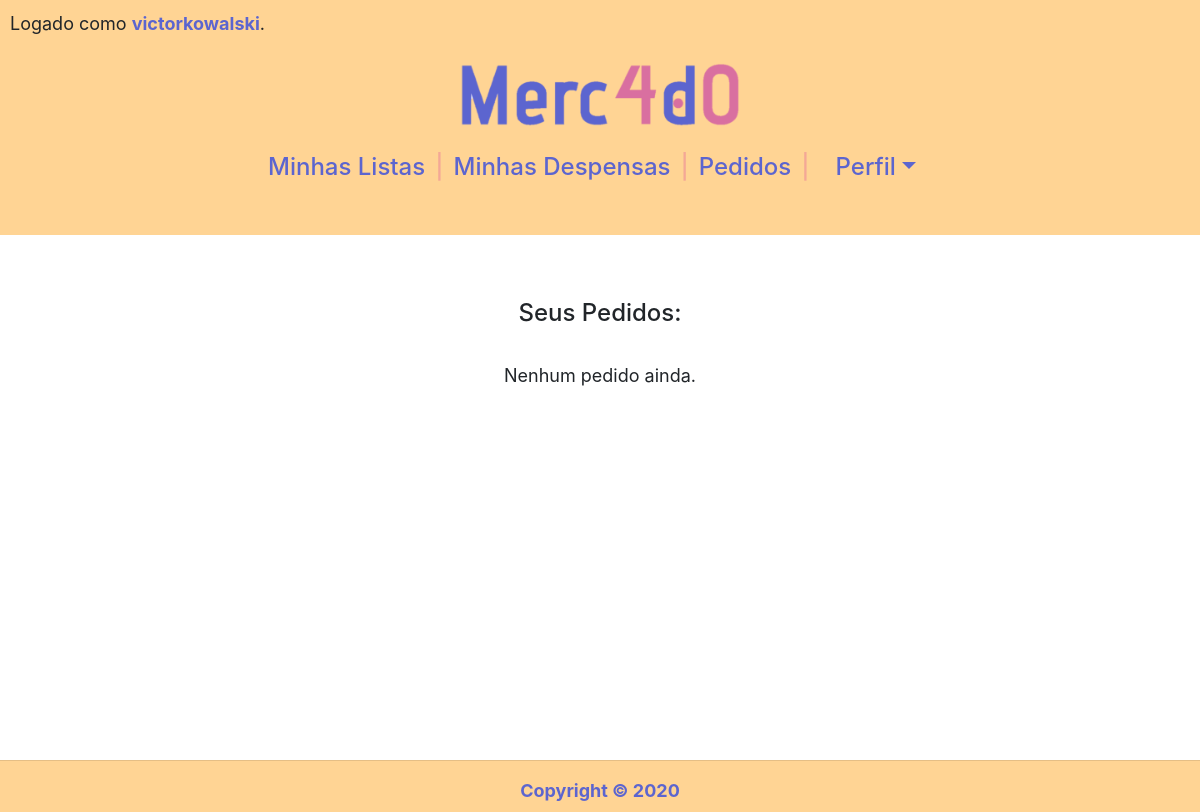
The app's page /historico (signed in), older data.
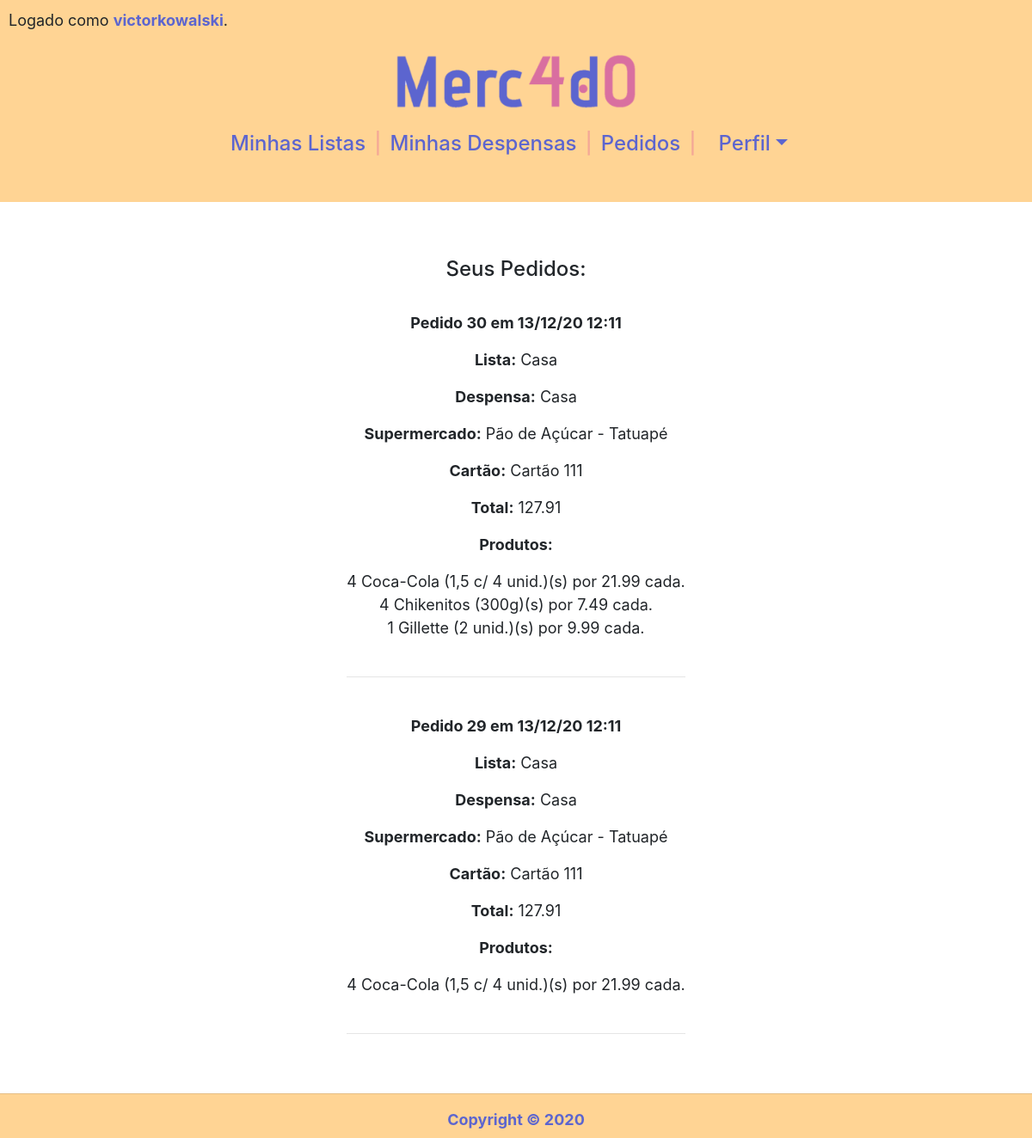
The same page, newer data.
### compras/models.py (models this page shows, shortened)
class Usuario(AbstractUser):
    cpf = models.CharField(max_length=11)

class Historico(models.Model):
    lista =  models.CharField(max_length=50)
    acompanhamento =  models.CharField(max_length=50, blank=True)
    supermercado = models.CharField(max_length=100)
    cartao = models.CharField(max_length=20)
    endereco = models.CharField(max_length=500)
    data = models.DateTimeField(default=timezone.now)
    total = models.DecimalField(max_digits=10, decimal_places=2)
    usuario = models.ForeignKey(Usuario,
                                on_delete=models.CASCADE,
                                related_name="historicos")

class ProdutoHistorico(models.Model):
    historico = models.ForeignKey(Historico, on_delete=models.CASCADE, related_name="produtos")
    produto = models.CharField(max_length=50)
    quantidade = models.PositiveIntegerField()
    preco = models.DecimalField(max_digits=10, decimal_places=2)

### compras/views.py (the view)
# urls.py: path("historico", views.historico, name="historico"),
@login_required(login_url='login')
def historico(request):
    if request.method == "GET":
        return render(request, "compras/historico.html",{
            'historicos': Historico.objects.filter(usuario=request.user).reverse()
        })
    else:
        return render(request, "compras/historico.html")

### compras/templates/compras/historico.html
{% extends "compras/layout.html" %}
{% block body %}
<h4>Seus Pedidos:</h4>
<br>
<ul>
{% for historico in historicos reversed %}
    <li>
        <b><p>Pedido {{ historico.id }} em {{ historico.data|date:"d/m/y H:i" }}</p></b>
        <p><b>Lista:</b> {{ historico.lista }}</p>
        <p><b>Despensa:</b> {{ historico.acompanhamento }}</p>
        <p><b>Supermercado:</b> {{ historico.supermercado }}</p>
        <p><b>Cartão:</b> {{ historico.cartao }}</p>
        <p><b>Total:</b> {{ historico.total }}</p>
        <p><b>Produtos:</b></p>
        <ul>
            {% for item in historico.produtos.all %}
                <li>{{ item.quantidade }} {{ item.produto }}(s) por {{ item.preco }} cada.</li>
            {% endfor %}
        </ul>
    </li>
    <br><hr><br>
{% empty %}
    <p">Nenhum pedido ainda.</p>
{% endfor %}
</ul>
{% endblock %}

### compras/templates/compras/layout.html (shortened to what this page needs)
{% load static %}
<!DOCTYPE html>
<html lang="en">
<head>
    <link rel="stylesheet" href="https://cdn.jsdelivr.net/npm/bootstrap@4.5.3/dist/css/bootstrap.min.css">
    <link rel="stylesheet" href="{% static 'compras/styles.css' %}">
    <link rel="stylesheet" href="https://cdn.jsdelivr.net/npm/bootstrap-select@1.13.14/dist/css/bootstrap-select.min.css">
</head>
<body>
    <main>
        <header>
        <section>
            {% if user.is_authenticated %}
            <p>Logado como <a id="username" href="{% url 'conta' %}">{{ user.username }}</a>.</p>
            {% else %}
            <p style="color:transparent;">eduardo</p>
            {% endif %}
        </section>
        <h1><a href="{% url 'index' %}"> <img src="{%  static 'compras/LogoMerc4d0.png' %}" id="LogoMerc4d0"></a></h1>
        <h4>
            <nav id=navegacao-principal>
                <ul>
                    {% if not user.is_authenticated %}
                    <li><a href="{% url 'login' %}">Login</a></li>
                    <span>|</span>
                    <li><a href="{% url 'registrar' %}">Registrar-se</a></li>
                    {% else %}
                    <li><a href="{% url 'index' %}">Minhas Listas</a></li>
                    <span>|</span>
                    <li><a href="{% url 'acompanhamentos' %}">Minhas Despensas</a></li>
                    <span>|</span>
                    <li><a href="{% url 'pedidos' %}">Pedidos</a></li>
                    <span>|</span>
                    <li class="nav-item dropdown">
                        <a class="nav-link dropdown-toggle" data-toggle="dropdown" role="button" aria-expanded="false">Perfil</a>
                    </li>
                    {% endif %}
                </ul>
            </nav>
        </h4>
        <br>
        </header>
        <br>
        <br>
        <div class="conteudo">
        {% block body %}
        {% endblock %}
        </div>
    </main>
    <footer >
        <hr>
        Copyright &copy; 2020
    </footer>
</body>
</html>

### compras/static/compras/styles.css (style rules this page uses)
:root { --primary-color: #5c65cf; --secondary-color: #d96fa0; --primary-background: #fffaea; --secondary-background: #f4a896; --tertiary-background: #ffd494; --nav-background:#ffd494; font-family: Montserrat, sans-serif; font-size: 16px; line-height: 1.5em; }
body { font-size: large; height: 100%; min-height: 500px; padding: 0px; }
.conteudo { padding: 10px; }
main { min-height: 93vh; }
section { text-align: left; }
a#username { color: var(--primary-color); font-weight: bold; }
nav#navegacao-principal { justify-content : center; color: var(--primary-color); display: flex; flex-direction: row; }
nav#navegacao-principal ul { margin: 0; padding: 0; }
nav#navegacao-principal li { display: inline-block; padding: 10px; }
a { color: var(--primary-color); }
span { color: var(--secondary-background); }
img#LogoMerc4d0 { width: 280px; }
body { overflow-x: auto; text-align: center; }
body img { max-width: 100%; }
ul { list-style-type: none; display: table; margin: 0 auto; padding: 0; }
footer { clear: both; position: relative; height: 52px; background-color: var(--nav-background); color: var(--primary-color); font-weight: bold; }
body header { background-color:var(--nav-background); padding: 0px; }
header p { padding: 10px; }

Row changes from the older to the newer data that the page shows:
added Historico: id "30", data "13/12/20 12:11", lista "Casa", acompanhamento "Casa", supermercado "Pão de Açúcar - Tatuapé", cartao "Cartão 111", total "127.91"
added ProdutoHistorico: quantidade "4", produto "Coca-Cola (1,5 c/ 4 unid.)", preco "21.99", shown under "30"
added ProdutoHistorico: quantidade "4", produto "Chikenitos (300g)", preco "7.49", shown under "30"
added ProdutoHistorico: quantidade "1", produto "Gillette (2 unid.)", preco "9.99", shown under "30"
added Historico: id "29", data "13/12/20 12:11", lista "Casa", acompanhamento "Casa", supermercado "Pão de Açúcar - Tatuapé", cartao "Cartão 111", total "127.91"
added ProdutoHistorico: quantidade "4", produto "Coca-Cola (1,5 c/ 4 unid.)", preco "21.99", shown under "29"
Text that changed along with them:
text no longer shown: "Nenhum pedido ainda."
